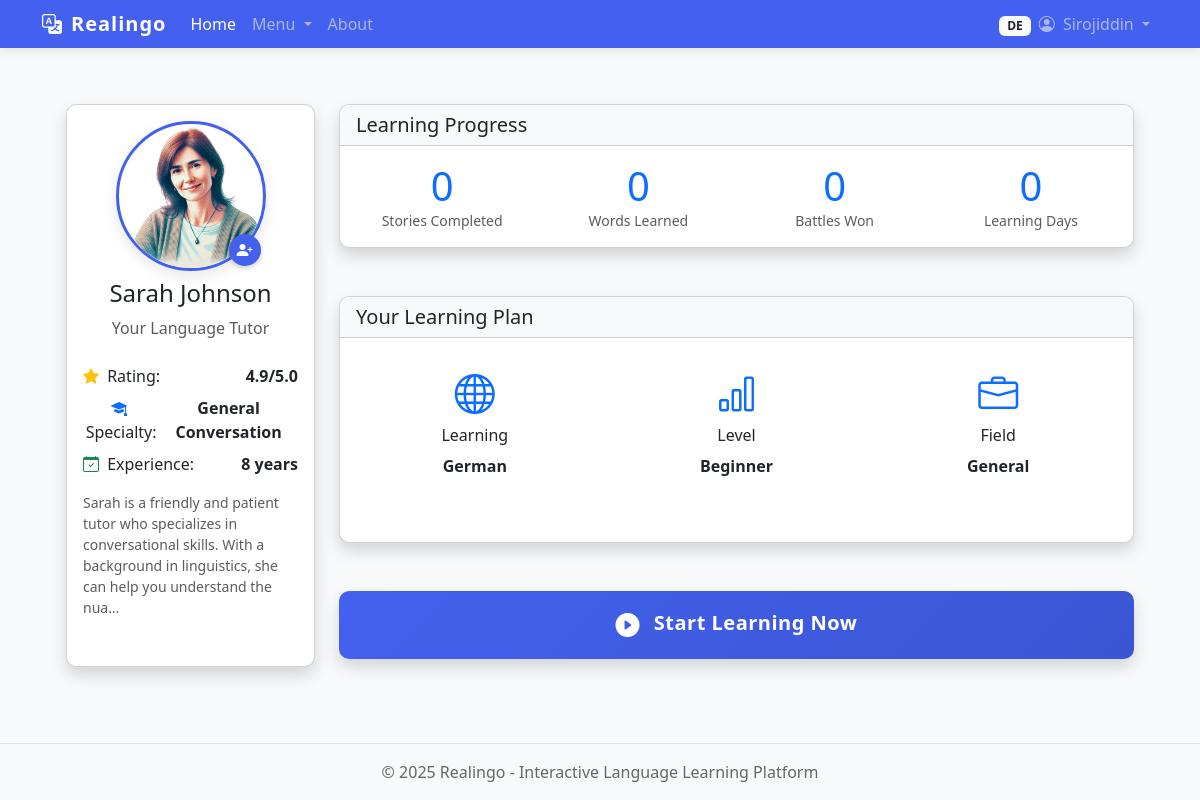
The app's page / (signed in) with its own data.
### core/models.py (models this page shows, shortened)
class UserProfile(models.Model):
    LANGUAGE_CHOICES = [
        ('EN', 'English'),
        ('FR', 'French'),
        ('ES', 'Spanish'),
        ('DE', 'German'),
    ]
    PROFICIENCY_LEVELS = [
        ('BEG', 'Beginner'),
        ('INT', 'Intermediate'),
        ('ADV', 'Advanced'),
    ]
    FIELD_CHOICES = [
        ('GEN', 'General'),
        ('MED', 'Medical'),
    ]
    user = models.OneToOneField(User, on_delete=models.CASCADE, related_name='profile')
    profile_image = models.ImageField(upload_to=user_profile_image_path, null=True, blank=True)
    learning_language = models.CharField(max_length=2, choices=LANGUAGE_CHOICES, default='EN')
    proficiency_level = models.CharField(max_length=3, choices=PROFICIENCY_LEVELS, default='BEG')
    chosen_field = models.CharField(max_length=3, choices=FIELD_CHOICES, default='GEN')
    assigned_tutor = models.ForeignKey('Tutor', on_delete=models.SET_NULL, null=True, blank=True, related_name='students')
    created_at = models.DateTimeField(auto_now_add=True)
    updated_at = models.DateTimeField(auto_now=True)

class Tutor(models.Model):
    SPECIALTY_CHOICES = [
        ('GEN', 'General Conversation'),
        ('BUS', 'Business Language'),
        ('MED', 'Medical Terminology'),
        ('ACA', 'Academic Language'),
        ('TRA', 'Travel & Tourism'),
        ('LIT', 'Literature & Arts'),
        ('TEC', 'Technical & Engineering'),
    ]
    name = models.CharField(max_length=100)
    image = models.ImageField(upload_to=tutor_image_path, null=True, blank=True)
    rating = models.DecimalField(max_digits=3, decimal_places=1, validators=[MinValueValidator(0), MaxValueValidator(5)])
    specialty = models.CharField(max_length=3, choices=SPECIALTY_CHOICES, default='GEN')
    characteristics = models.TextField(help_text="Short background and teaching style of the tutor")
    years_experience = models.PositiveIntegerField(default=1)
    is_active = models.BooleanField(default=True)
    created_at = models.DateTimeField(auto_now_add=True)

### core/views.py (the view)
# urls.py: path('', views.home, name='home'),
def home(request):
    context = {}
    if request.user.is_authenticated:
        user_profile = request.user.profile
        context['profile'] = user_profile
        if user_profile.assigned_tutor:
            context['tutor'] = user_profile.assigned_tutor
        else:
            available_tutors = Tutor.objects.filter(is_active=True)
            if available_tutors.exists():
                context['tutor'] = available_tutors.first()
        context['all_tutors'] = Tutor.objects.filter(is_active=True)
    return render(request, 'home.html', context)

### templates/home.html (shortened to what this page needs)
{% extends 'base.html' %}
{% load static %}
{% block content %}
{% if user.is_authenticated %}
<div class="container-fluid px-4">
    <div class="row g-4">
        <div class="col-md-3">
            <div class="card shadow h-100">
                <div class="card-body text-center">
                    <div class="position-relative mb-3">
                        <div class="tutor-image-container" data-bs-toggle="modal" data-bs-target="#tutorSelectionModal">
                            {% if tutor and tutor.image %}
                                <img src="{{ tutor.image.url }}"
                                     class="rounded-circle tutor-image"
                                     alt="{{ tutor.name }}"
                                     style="width: 150px; height: 150px; object-fit: cover; cursor: pointer; border: 3px solid #4361ee;">
                            {% else %}
                                <img src="{% static 'images/default_tutor.png' %}"
                                     class="rounded-circle tutor-image"
                                     alt="Default Tutor"
                                     style="width: 150px; height: 150px; object-fit: cover; cursor: pointer; border: 3px solid #4361ee;">
                            {% endif %}
                            <div class="tutor-select-badge">
                                <i class="bi bi-person-plus-fill"></i>
                            </div>
                        </div>
                        <h4 class="mt-2">
                            {% if tutor %}{{ tutor.name }}{% else %}Select a Tutor{% endif %}
                        </h4>
                        <p class="text-muted">Your Language Tutor</p>
                    </div>
                    <div class="tutor-info mt-4">
                        {% if tutor %}
                            <div class="d-flex justify-content-between mb-2">
                                <span><i class="bi bi-star-fill text-warning me-1"></i> Rating:</span>
                                <span class="fw-bold">{{ tutor.rating }}/5.0</span>
                            </div>
                            <div class="d-flex justify-content-between mb-2">
                                <span><i class="bi bi-mortarboard-fill text-primary me-1"></i> Specialty:</span>
                                <span class="fw-bold">{{ tutor.get_specialty_display }}</span>
                            </div>
                            <div class="d-flex justify-content-between mb-2">
                                <span><i class="bi bi-calendar-check text-success me-1"></i> Experience:</span>
                                <span class="fw-bold">{{ tutor.years_experience }} years</span>
                            </div>
                            {% if tutor.characteristics %}
                                <div class="mt-3 text-start">
                                    <p class="small text-muted">
                                        {{ tutor.characteristics|truncatechars:150 }}
                                    </p>
                                </div>
                            {% endif %}
                        {% else %}
                            <div class="alert alert-info">
                                Click on the profile picture above to select a tutor.
                            </div>
                        {% endif %}
                    </div>
                </div>
            </div>
        </div>
        <div class="col-md-9">
            <div class="row h-100">
                <div class="col-12 mb-4">
                    <div class="card shadow">
                        <div class="card-header bg-light py-2">
                            <h5 class="card-title mb-0">Learning Progress</h5>
                        </div>
                        <div class="card-body py-3">
                            <div class="row">
                                <div class="col-md-3 col-6 text-center">
                                    <div class="display-6 text-primary">0</div>
                                    <p class="text-muted small mb-0">Stories Completed</p>
                                </div>
                                <div class="col-md-3 col-6 text-center">
                                    <div class="display-6 text-primary">0</div>
                                    <p class="text-muted small mb-0">Words Learned</p>
                                </div>
                                <div class="col-md-3 col-6 text-center">
                                    <div class="display-6 text-primary">0</div>
                                    <p class="text-muted small mb-0">Battles Won</p>
                                </div>
                                <div class="col-md-3 col-6 text-center">
                                    <div class="display-6 text-primary">0</div>
                                    <p class="text-muted small mb-0">Learning Days</p>
                                </div>
                            </div>
                        </div>
                    </div>
                </div>
                <div class="col-12 mb-4">
                    <div class="card shadow">
                        <div class="card-header bg-light py-2">
                            <h5 class="card-title mb-0">Your Learning Plan</h5>
                        </div>
                        <div class="card-body py-3">
                            <div class="row">
                                <div class="col-md-4 mb-3">
                                    <div class="card h-100 border-0">
                                        <div class="card-body text-center">
                                            <div class="display-6 mb-2 text-primary">
                                                <i class="bi bi-globe"></i>
                                            </div>
                                            <h6 class="card-title">Learning</h6>
                                            <p class="card-text fw-bold">
                                                {{ profile.get_learning_language_display }}
                                            </p>
                                        </div>
                                    </div>
                                </div>
                                <div class="col-md-4 mb-3">
                                    <div class="card h-100 border-0">
                                        <div class="card-body text-center">
                                            <div class="display-6 mb-2 text-primary">
                                                <i class="bi bi-bar-chart"></i>
                                            </div>
                                            <h6 class="card-title">Level</h6>
                                            <p class="card-text fw-bold">
                                                {{ profile.get_proficiency_level_display }}
                                            </p>
                                        </div>
                                    </div>
                                </div>
                                <div class="col-md-4 mb-3">
                                    <div class="card h-100 border-0">
                                        <div class="card-body text-center">
                                            <div class="display-6 mb-2 text-primary">
                                                <i class="bi bi-briefcase"></i>
                                            </div>
                                            <h6 class="card-title">Field</h6>
                                            <p class="card-text fw-bold">
                                                {{ profile.get_chosen_field_display }}
                                            </p>
                                        </div>
                                    </div>
                                </div>
                            </div>
                        </div>
                    </div>
                </div>
                <div class="col-12">
                    <a href="{% url 'start_learning' %}" class="btn btn-primary btn-lg w-100 py-3 start-learning-btn shadow">
                        <i class="bi bi-play-circle-fill me-2"></i> Start Learning Now
                    </a>
                </div>
            </div>
        </div>
    </div>
</div>
{% endif %}
{% endblock content %}

### templates/base.html (shortened to what this page needs)
<!DOCTYPE html>
<html lang="en">
<head>
    <link href="https://cdn.jsdelivr.net/npm/bootstrap@5.3.0-alpha1/dist/css/bootstrap.min.css" rel="stylesheet">
    <link rel="stylesheet" href="https://cdn.jsdelivr.net/npm/bootstrap-icons@1.10.3/font/bootstrap-icons.css">
    {% load static %}
    <link rel="stylesheet" href="{% static 'css/style.css' %}">
</head>
<body>
    <nav class="navbar navbar-expand-lg navbar-dark bg-primary py-2">
        <div class="container">
            <a class="navbar-brand" href="{% url 'home' %}">
                <i class="bi bi-translate me-2"></i>Realingo
            </a>
            <div class="collapse navbar-collapse" id="navbarNav">
                <ul class="navbar-nav me-auto">
                    <li class="nav-item">
                        <a class="nav-link {% if request.path == '/' %}active{% endif %}" href="{% url 'home' %}">Home</a>
                    </li>
                    <li class="nav-item dropdown">
                        <a class="nav-link dropdown-toggle"
                           href="#"
                           id="navbarDropdown"
                           role="button"
                           data-bs-toggle="dropdown"
                           aria-expanded="false">
                            Menu
                        </a>
                    </li>
                    <li class="nav-item">
                        <a class="nav-link {% if '/about/' in request.path %}active{% endif %}"
                           href="{% url 'about' %}">
                            About
                        </a>
                    </li>
                </ul>
                <ul class="navbar-nav ms-auto">
                    {% if user.is_authenticated %}
                        <li class="nav-item dropdown">
                            <a class="nav-link dropdown-toggle"
                               href="#"
                               id="navbarDropdown"
                               role="button"
                               data-bs-toggle="dropdown">
                                {% if user.profile.learning_language %}
                                    <span class="badge bg-light text-dark me-1">
                                        {{ user.profile.learning_language }}
                                    </span>
                                {% endif %}
                                {% if user.profile.profile_image %}
                                    <img src="{{ user.profile.profile_image.url }}"
                                         alt="{{ user.username }}"
                                         class="navbar-profile-img me-1"
                                         style="width: 50px; height: 50px; object-fit: cover; border-radius: 50%;">
                                {% else %}
                                    <i class="bi bi-person-circle me-1"></i>
                                {% endif %}
                                {{ user.username }}
                            </a>
                        </li>
                    {% endif %}
                </ul>
            </div>
        </div>
    </nav>
    <main class="container mt-4">
        {% block content %}{% endblock %}
    </main>
    <footer class="bg-light py-3 mt-4">
        <div class="container text-center">
            <p class="mb-0">
                &copy; {% now "Y" %} Realingo - Interactive Language Learning Platform
            </p>
        </div>
    </footer>
</body>
</html>

### static/css/style.css (style rules this page uses)
body { font-family: 'Segoe UI', Roboto, 'Helvetica Neue', Arial, sans-serif; color: #333; min-height: 100vh; display: flex; flex-direction: column; background-color: #f8f9fa; }
main.container { flex: 1; padding-bottom: 2rem; padding-top: 1.5rem; }
.card { transition: transform 0.3s ease, box-shadow 0.3s ease; margin-bottom: 1rem; border-radius: 10px; overflow: hidden; }
.navbar-dark.bg-primary { background-color: #4361ee !important; box-shadow: 0 2px 10px rgba(0, 0, 0, 0.1); }
.navbar-brand { font-weight: bold; letter-spacing: 1px; }
.btn-primary { background-color: #4361ee; border-color: #4361ee; }
footer { border-top: 1px solid rgba(0, 0, 0, 0.1); color: #666; margin-top: auto; }
.card-header { font-weight: 600; }
.tutor-image-container { position: relative; display: inline-block; margin: 0 auto; }
.tutor-image { box-shadow: 0 5px 15px rgba(0, 0, 0, 0.1); transition: transform 0.3s ease; }
.tutor-select-badge { position: absolute; bottom: 5px; right: 5px; background-color: #4361ee; color: white; width: 32px; height: 32px; border-radius: 50%; display: flex; align-items: center; justify-content: center; box-shadow: 0 2px 5px rgba(0, 0, 0, 0.2); }
.start-learning-btn { border-radius: 10px; font-size: 1.25rem; font-weight: 600; letter-spacing: 0.5px; background: #4361ee; background: linear-gradient(135deg, #4361ee 0%, #3a56d4 100%); border: none; transition: all 0.3s ease; }
.start-learning-btn i { font-size: 1.5rem; vertical-align: middle; }
@media (min-height: 800px) { main.container { padding-top: 2rem; padding-bottom: 2rem; } }
.navbar { padding-top: 0.25rem !important; padding-bottom: 0.25rem !important; }

### records on screen
Tutor: name "Sarah Johnson", rating "4.9", specialty "General Conversation", years_experience "8", characteristics "Sarah is a friendly and patient tutor who specializes in conversational skills. With a background in linguistics, she can help you understand the nua…"
UserProfile: learning_language "German", proficiency_level "Beginner", chosen_field "General"

### other values on screen
{{ user.profile.learning_language }} "DE"
{{ user.username }} "Sirojiddin"
